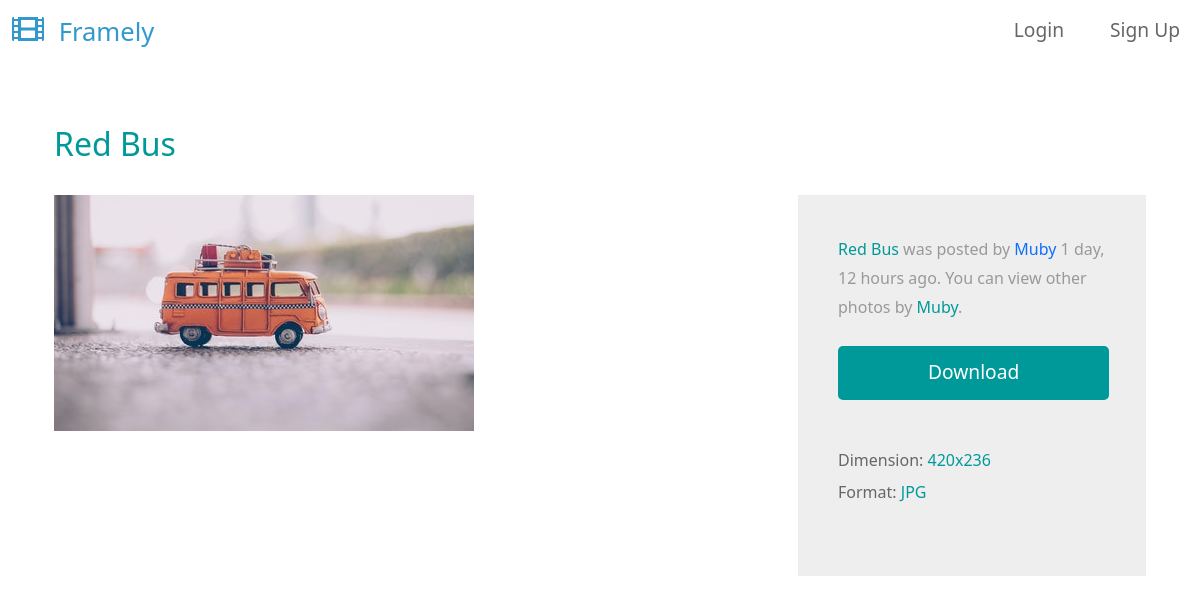
The app's page /photo-detail/17/red-bus/ with its own data.
### base/models.py (models this page shows, shortened)
class Photo(models.Model):
    user = models.ForeignKey(
        settings.AUTH_USER_MODEL, on_delete=models.CASCADE, null=True, blank=True
    )
    short_title = models.CharField(max_length=15)
    slug = models.SlugField(blank=True)
    image = models.ImageField(max_length=200)
    created = models.DateField(auto_now_add=True)
    views = models.ManyToManyField(
        settings.AUTH_USER_MODEL,
        related_name="photos_viewed",
    )
    class Meta:
        ordering = ["-created", "-id"]

### base/views.py (the view)
class PhotoDetailView(View):
    def get(self, request, pk, slug):
        photo = Photo.objects.get(id=pk, slug=slug)
        image_format = photo.image.name.rsplit(".")[-1].upper()
        if request.user.is_authenticated:
            photo.views.add(request.user)
        return render(
            request, "photo_detail.html", {"photo": photo, "image_format": image_format}
        )

### templates/photo_detail.html
{% extends "base.html" %}
{% block content %}
    <div class="container-fluid tm-container-content tm-mt-60">
        <div class="row mb-4">
            <h2 class="col-12 tm-text-primary">{{photo.short_title}}</h2>
        </div>
        <div class="row tm-mb-90">
            <div class="col-xl-8 col-lg-7 col-md-6 col-sm-12">
                <img src="{{photo.image.url}}" alt="Image" class="img-fluid">
            </div>
            <div class="col-xl-4 col-lg-5 col-md-6 col-sm-12">
                <div class="tm-bg-gray tm-video-details">
                    <p class="mb-4">
                        <span class="tm-text-primary">{{photo.short_title}}</span> was posted by <a href="#" target="" >{{photo.user.username}}</a> {{photo.created|timesince}} ago. You can view other photos by <span class="tm-text-primary">{{photo.user.username}}</span>.
                    </p>
                    <div class="text-center mb-5">
                        <a href="{{photo.image.url}}" target="_blank" class="btn btn-primary tm-btn-big">Download</a>
                    </div>
                    <div class="mb-4 d-flex flex-wrap">
                        <div class="mr-4 mb-2">
                            <span class="tm-text-gray-dark">Dimension: </span><span class="tm-text-primary">{{photo.image.width}}x{{photo.image.height}}</span>
                        </div>
                        <div class="mr-4 mb-2">
                            <span class="tm-text-gray-dark">Format: </span><span class="tm-text-primary">{{image_format}}</span>
                        </div>
                    </div>
                </div>
            </div>
        </div>
    </div>
{% endblock %}

### static/css/templatemo-style.css (style rules this page uses)
p { line-height: 1.8; }
a { text-decoration: none; transition: all 0.3s ease; }
.container-fluid { max-width: 1770px; }
.btn { border-radius: 0; }
.btn-primary { background-color: #009999; border: 0; border-radius: 5px; padding: 12px 50px 14px; font-size: 1.2rem; }
.tm-btn-big { padding: 12px 90px 14px; }
.tm-mt-60 { margin-top: 60px; }
.tm-mb-90 { margin-bottom: 90px; }
.tm-text-primary { color: #009999; }
.tm-bg-gray { background-color: #EEEEEE; }
p, .tm-text-gray { color: #999; }
.tm-text-gray-dark { color: #666; }
.tm-video-details { height: 100%; padding: 40px; }

### records on screen
Photo: short_title "Red Bus", image (picture), user.username "Muby", created "1 day, 12 hours", image.width "420", image.height "236"

### other values on screen
{{ image_format }} "JPG"
